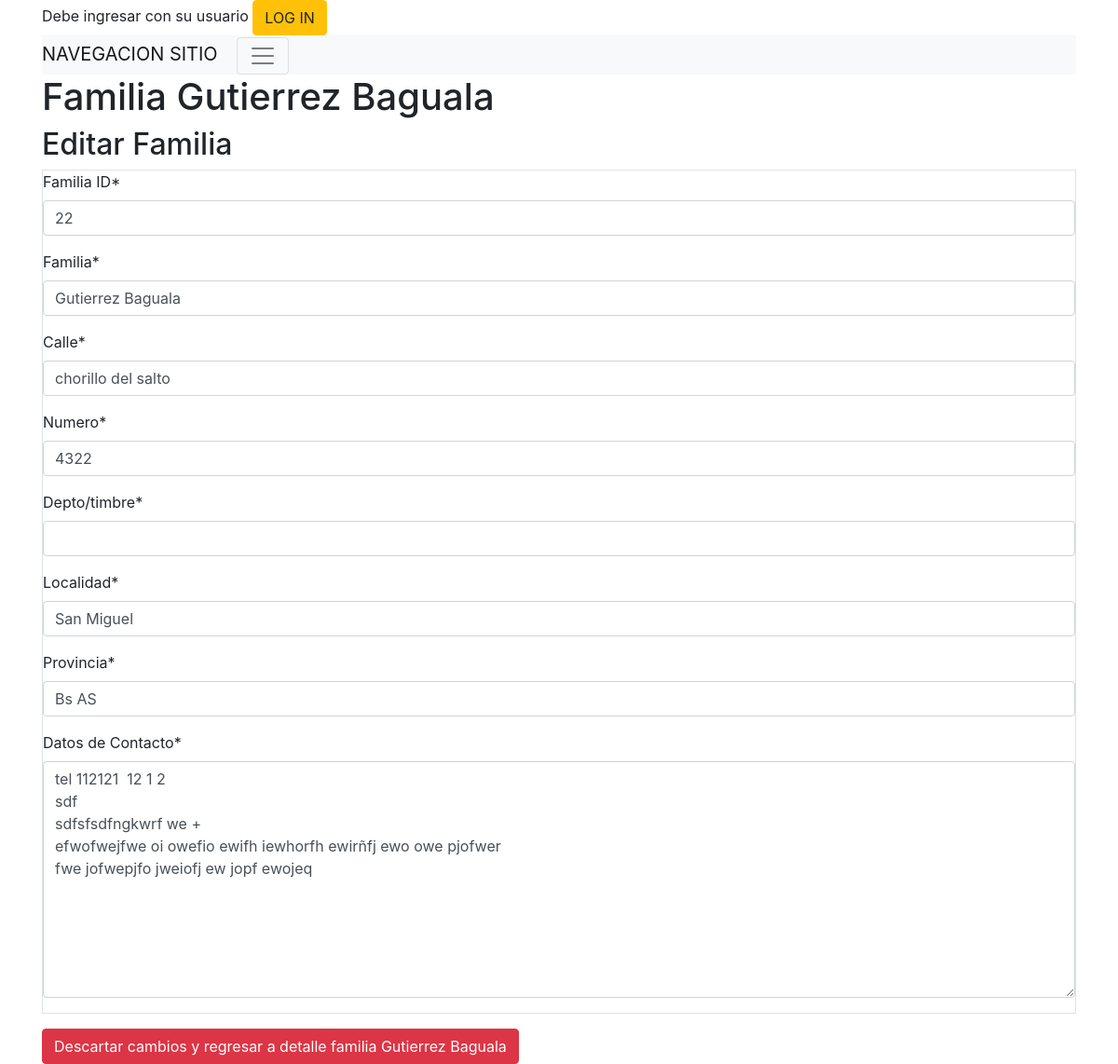
/socios/familia/nuevo/1, run on the app's committed database.
### socios/models.py (models this page shows)
class Familia(models.Model):
    familia_crm_id = models.CharField(max_length=50,unique=True)
    crm_id = models.IntegerField(unique=True,null=True) # unique=True
    direccion_calle = models.CharField(max_length=50,blank=True)
    direccion_numero = models.CharField(max_length=50,blank=True)
    direccion_depto = models.CharField(max_length=50,blank=True)
    direccion_localidad = models.CharField(max_length=50,blank=True)
    direccion_provincia = models.CharField(max_length=50,blank=True)
    contacto = models.CharField(max_length=200,blank=True)
    eliminado = models.BooleanField(default=False)
    creado = models.DateTimeField('creado',auto_now_add=True)
    actualizado = models.DateTimeField('actualizado',auto_now=True)
    class Meta:
        permissions = (
                       ( "familia_crear","Agregar nueva familia"),
                       ( "familia_editar","Editar familia"),
                       ( "familia_borrar","Eliminar familia"),
                       ( "familia_ver","Ver informacion de familia" ),
                      )
    def __str__(self):
        return  "{}#{}".format(self.crm_id,self.familia_crm_id)

### socios/views.py (the view, shortened to what this page needs)
# urls.py: path('familia/nuevo/<int:familia_id>', views.familia_nuevo, name='familia_nuevo'),
def familia_nuevo(request,familia_id, error_message=''):
    func = inspect.currentframe().f_back.f_code
    logger.debug(" %s: %s in %s:%i" % (
        'init ',
        func.co_name,
        func.co_filename,
        func.co_firstlineno
    ))
    logger.debug("Nueva familia {}".format(familia_id))
    crm_id_offer = False
    if familia_id :
        familia_socios = Familia.objects.get(pk=familia_id)
        logger.debug("Familia  nueva llego el form {} ".format(familia_socios) )
        op_title='Editar Familia'
        boton_aceptar='Guardar cambios'
        boton_cancelar='Descartar cambios y regresar a detalle familia {}'.format(familia_socios)
        boton_cancelar='Descartar cambios y regresar a detalle familia {}'.format(familia_socios.familia_crm_id)
        error_message='Operacion Editar Familia cancelada'
    logger.debug("Familia Nueva --> {}".format(familia_socios))
    if request.method == "POST":
        form = FamiliaForm(request.POST,instance=familia_socios)
        if form.is_valid():
            post = form.save(commit=False)
            post.save()
            logger.debug("CAMINO 1 familia {}".format(familia_socios.pk))
            return redirect('socios:familia_detalle', familia_id=familia_socios.pk)
    else:
        logger.debug("CAMINO 2 FAMILIA NUEVO - familia  {} - {}".format(familia_id,familia_socios.pk))
        if not familia_socios.crm_id:
            familia_socios.crm_id = crm_id_offer
        form = FamiliaForm(instance=familia_socios)
        logger.debug("From:{}".format(form))
    dict_template = {'form': form, "familia": familia_socios, 'boton_aceptar': boton_aceptar, 'boton_cancelar': boton_cancelar, 'op_title': op_title, 'error_message': error_message, 'crm_id_offer': crm_id_offer, 'familia_id': familia_id }
    logger.debug("Familia  nuevo END {} ".format(dict_template) )
    return render(request, 'socios/familia_nuevo.html', dict_template)

### socios/forms.py
class FamiliaForm(forms.ModelForm):
    crm_id = forms.IntegerField(label="Familia ID")
    familia_crm_id = forms.CharField(label="Familia")
    direccion_calle = forms.CharField(label="Calle")
    direccion_numero = forms.CharField(label="Numero")
    direccion_depto = forms.CharField(label="Depto/timbre")
    direccion_localidad = forms.CharField(label="Localidad")
    direccion_provincia = forms.CharField(label="Provincia")
    contacto = forms.CharField(label="Datos de Contacto",widget=forms.Textarea(
        attrs={'class': 'form-control'}))
    class Meta:
        model = Familia
        fields = ('crm_id', 'familia_crm_id', 'direccion_calle', 'direccion_numero',
                  'direccion_depto', 'direccion_localidad', 'direccion_provincia','contacto')

### socios/templates/socios/familia_nuevo.html (shortened to what this page needs)
{% extends "base_site.html" %}
{% block content %}
{% load crispy_forms_tags %}
<h1>Familia {{ familia.familia_crm_id }}</h1>
<h2>{{ op_title }}</h2>
<div class="post">
  <form method="POST" class="post-form table table-striped table-bordered table-hover table-responsive-xl">
    {{ form|crispy }}
  </form>
</div>
<a type="button" class="btn btn-danger" href="{% if familia_id == 0 %}
  {% url 'socios:familia_listado'  error_message=error_message|urlencode %}
{% else %}
  {% url 'socios:familia_detalle' familia_id=familia_id  error_message=error_message|urlencode %}
{% endif %}
">{{ boton_cancelar }}</a>
{% endblock content %}

### data on the page
Familia: familia_crm_id "Gutierrez Baguala", crm_id "22", direccion_calle "chorillo del salto", direccion_numero "4322", direccion_localidad "San Miguel", direccion_provincia "Bs AS", contacto "tel 112121 12 1 2 sdf sdfsfsdfngkwrf we + efwofwejfwe oi owefio ewifh iewhorfh ewirñfj ewo owe pjofwer fwe jofwepjfo jweiofj ew jopf ewojeq"

### other printed values
{{ op_title }} "Editar Familia"
{{ boton_cancelar }} "Descartar cambios y regresar a detalle familia Gutierrez Baguala"
